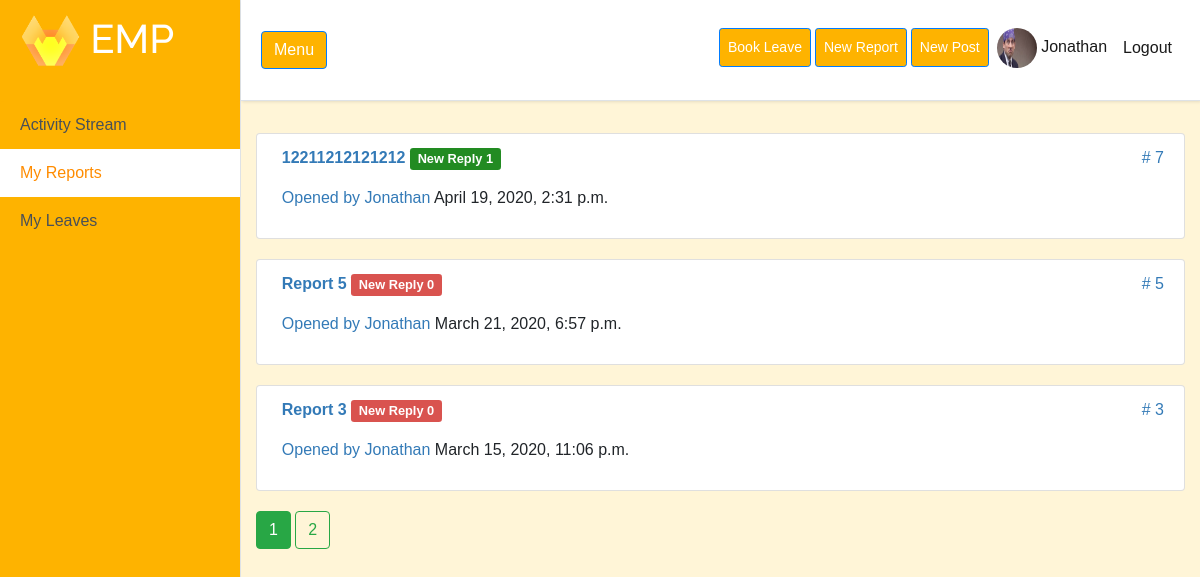
Screenshot of /reports (signed in) with the database file from the repository.
### users/models.py (models this page shows, shortened)
class Profile(models.Model):
    user = models.OneToOneField(User, on_delete=models.CASCADE)
    image = models.ImageField(default='default.jpg', upload_to='profile_pics')
    bio = models.TextField(max_length=500, blank=True)
    location = models.CharField(max_length=30, blank=True)
    birth_date = models.DateField(null=True, blank=True)
    is_employee = models.BooleanField(default=True)

### reportsick/models.py (models this page shows, shortened)
class Report(models.Model):
    title = models.TextField(max_length=100)
    content = models.TextField()
    document = models.FileField(blank=True, default=None, upload_to='documents')
    date_posted = models.DateTimeField(default=timezone.now)
    author = models.ForeignKey(User, on_delete=models.CASCADE)
    is_seen = models.BooleanField(default=False)
    class Meta:
        ordering = ['-date_posted']
    @property
    def feedbackunseenActive(self):
        number = self.feedback_set.filter(~Q(author=self.author_id), is_seen=False).count()
        return number

### reportsick/views.py (the view)
# urls.py: path('reports', ReportListView.as_view(), name='reports-home'),
class ReportListView(LoginRequiredMixin, ListView):
    model = Report
    template_name = 'reportsick/reports.html'  # <app>/<model>_<view_type>.html
    context_object_name = 'reports'
    paginate_by = 5
    def get_context_data(self, **kwargs):
        context = super().get_context_data(**kwargs)
        number = Report.objects.filter(author=self.request.user).all()
        context['number'] = number
        return context

### reportsick/templates/reportsick/reports.html (shortened to what this page needs)
{% extends 'activitystream/base.html' %}
{% block content %}
    {% for report in reports %}
        {% if report.author == user %}
    <ul class="list-group fa-padding">
        <li class="list-group-item">
            <div class="media">
            <a href="{% url 'report-detail' report.id %}" class="stretched-link">
                <div class="media-body">
                    <strong>{{ report.title }}</strong>
                    {% if report.feedbackunseenActive == 0 %}
                    <span class="label label-danger" style="color: white; font-size: 0.8em">New Reply {{ report.feedbackunseenActive }}</span>
                    {% else %}
                        <span class="label label-success" style="color: white; font-size: 0.8em">New Reply {{ report.feedbackunseenActive }}</span>
                    {% endif %}
                    <span class="number pull-right"># {{ report.pk }}</span>
                    <p class="info"><a href="{% url 'profile' %}">Opened by {{report.author.username}}</a> {{ report.date_posted }} </p>
                </div>
            </a>
            </div>
        </li>
    </ul>
        {% endif %}
    {% endfor %}
{% if is_paginated %}
            {% for i in page_obj.paginator.page_range %}
                {% if page_obj.number == i %}
                    <a class="btn btn-success mb-4" href="?page={{ i }}">{{ i }}</a>
                    {% else %}
                    <a class="btn btn-outline-success mb-4" href="?page={{ i }}">{{ i }}</a>
                {% endif %}
            {% endfor %}
    {% endif %}
{% endblock %}

### activitystream/templates/activitystream/base.html (shortened to what this page needs)
{% load static %}
<!DOCTYPE html>
<html lang="en">
<head>
  <link rel="stylesheet" href="https://stackpath.bootstrapcdn.com/bootstrap/4.4.1/css/bootstrap.min.css">
  <link rel="stylesheet" type="text/css" href="{% static 'activitystream/main.css' %}">
</head>
<body>
  <div class="d-flex" id="wrapper">
    <div class=" border-right" style="background-color: #feb300; !important;" id="sidebar-wrapper">
      <div class="sidebar-heading" style="background-color: #feb300; !important;"><h1> <img src="{% static "activitystream/logo.png" %}" alt="Employee Portal" style="width:60px"/> EMP</h1></div>
      <div class="list-group list-group-flush">
        <a href="{% url 'activity-home' %}" class="list-group-item list-group-item-action" id = "activity_button" >Activity Stream</a>
        {% if user.is_active and user.is_staff %}
        <a href="{% url 'all-reports' %}" class="list-group-item list-group-item-action " id = "report_button" >Check Reports</a>
        <a href="{% url 'all-leaves' %}" class="list-group-item list-group-item-action" id = "leave_button" >Check Leaves</a>
        {% else %}
        <a href="{% url 'reports-home' %}" class="list-group-item list-group-item-action" id = "reportto_button">My Reports</a>
        <a href="{% url 'leave-home' %}" class="list-group-item list-group-item-action" id = "bookleave_button">My Leaves</a>
        {% endif %}
      </div>
    </div>
    <div id="page-content-wrapper">
      <nav class="navbar navbar-expand-lg navbar-light border-bottom sticky-top" style="background-color: white; !important;" >
        <button class="btn btn-primary" id="menu-toggle">Menu</button>
        <div class="collapse navbar-collapse" id="navbarSupportedContent">
          <ul class="navbar-nav ml-auto mt-2 mt-lg-0">
            {% if user.is_authenticated %}
              {% if not user.is_staff %}
              <li class="nav-item active mt-1">
                <a class="btn btn-primary btn-sm nav-link mt-1 mr-1" href="{% url 'leave-create' %}" style="color: white">Book Leave</a>
              </li>
              <li class="nav-item active mt-1">
               <a class="btn btn-primary btn-sm nav-link mt-1 mr-1" href="{% url 'report-create' %}" style="color: white">New Report</a>
              </li>
            {% endif %}
              <li class="nav-item active mt-1">
                 <a class="btn btn-primary btn-sm nav-link mt-1" href="{% url 'post-create' %}" style="color: white">New Post</a>
              </li>
                 <li class="nav-item active mb-1 ">
                <a class="nav-link" href="{% url 'profile' %}">
                        <img height="40px" width="40px"  class="rounded-circle account-img" src="{{ user.profile.image.url }}">
                    {{ user.username }}</a>
                </li>
                <li class="nav-item active mb-1 ">
                <a class="nav-link mt-2" href="{% url 'logout' %}">  Logout</a>
                </li>
            {% else %}
              <li class="nav-item active">
                <a class="nav-link" href="{% url 'activity-home' %}">Home <span class="sr-only">(current)</span></a>
              </li>
            {% endif %}
          </ul>
        </div>
      </nav>
<div id = main-section>
      <div class="container-fluid">
      <br>
      {% block content %}{% endblock %}
      </div>
</div>
    </div>
  </div>
</body>
</html>

### activitystream/static/activitystream/main.css (style rules this page uses)
.list-group-item-action { background-color: #feb300; !important; position: fixed; }
body { overflow-x: hidden; font-family: 'Poppins', sans-serif; background: #fff5d7; }
.btn-primary { background-color: #feb300; !important; }
#activity_button { margin-top:6.3rem; width: 15rem; }
#report_button,#reportto_button { margin-top:9.3rem; width:15rem; }
#leave_button,#bookleave_button { margin-top:12.3rem; width: 15rem; }
#main-section { margin-top: -2rem; }
.sidebar-heading { position: fixed; color: white; background: rgba(0, 0, 0, 0.2); }
.navbar { padding: 20px ; background: #fff; border: none; border-radius: 0; margin-bottom: 40px; box-shadow: 1px 1px 3px rgba(0, 0, 0, 0.1); }
#sidebar-wrapper { min-height: 100vh; margin-left: -15rem; -webkit-transition: margin .25s ease-out; -moz-transition: margin .25s ease-out; -o-transition: margin .25s ease-out; transition: margin .25s ease-out; }
#sidebar-wrapper .sidebar-heading { padding: 0.875rem 1.25rem; font-size: 1.2rem; }
#sidebar-wrapper .list-group { width: 15rem; }
#page-content-wrapper { min-width: 100vw; }
@media (min-width: 768px) { #sidebar-wrapper { margin-left: 0; } }
@media (min-width: 768px) { #page-content-wrapper { min-width: 0; width: 100%; } }
h1 { font-family: Raleway ; }

### reportsick/templates/reportsick/reports.html (style rules this page uses)
#report_button, #reportto_button { background-color: white; font-size: 1rem; color: darkorange; }
.list-group { padding-left: 0; margin-bottom: 20px; }
.list-group-item:first-child { border-top-left-radius: 4px; border-top-right-radius: 4px; }
.media:first-child { margin-top: 0; }
.media, .media-body { overflow: hidden; zoom: 1; }
.media { margin-top: 15px; }
.media-body { width: 10000px; }
div { display: block; }
b, strong { font-weight: 700; }
strong { font-weight: bold; }
.label-danger { background-color: #d9534f; }
.label-success { background-color: forestgreen; }
.label { display: inline; padding: .2em .6em .3em; font-size: 75%; font-weight: 700; line-height: 1; color: #fff; text-align: center; white-space: nowrap; vertical-align: baseline; border-radius: .25em; }
.pull-right { float: right; }
.pull-right { float: right!important; }
p { margin: 0 0 10px; }
p { display: block; margin-block-start: 1em; margin-block-end: 1em; margin-inline-start: 0px; margin-inline-end: 0px; }
a { color: #337ab7; text-decoration: none; }
a { background-color: transparent; }

### rows the page displays
Report: title "12211212121212", feedbackunseenActive "1", pk "7", author.username "Jonathan", date_posted "April 19, 2020, 2:31 p.m."
Report: title "Report 5", feedbackunseenActive "0", pk "5", author.username "Jonathan", date_posted "March 21, 2020, 6:57 p.m."
Report: title "Report 3", feedbackunseenActive "0", pk "3", author.username "Jonathan", date_posted "March 15, 2020, 11:06 p.m."

### other values shown
{{ user.username }} "Jonathan"
{{ i }} "1"
{{ i }} "2"
